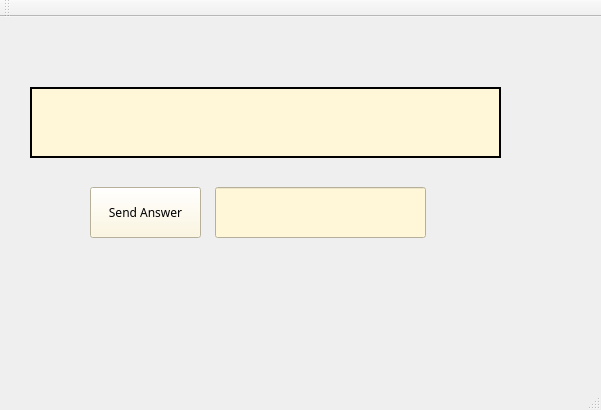
<?xml version="1.0" encoding="UTF-8"?>
<ui version="4.0">
 <class>NumericAnswerClass</class>
 <widget class="QMainWindow" name="NumericAnswerClass">
  <property name="geometry">
   <rect>
    <x>0</x>
    <y>0</y>
    <width>601</width>
    <height>410</height>
   </rect>
  </property>
  <property name="windowTitle">
   <string>NumericAnswer</string>
  </property>
  <property name="styleSheet">
   <string notr="true"/>
  </property>
  <widget class="QWidget" name="centralWidget">
   <property name="styleSheet">
    <string notr="true">border-image: url(:/Poze/Resources/blank.jpg);</string>
   </property>
   <widget class="QLineEdit" name="answer">
    <property name="geometry">
     <rect>
      <x>215</x>
      <y>170</y>
      <width>211</width>
      <height>51</height>
     </rect>
    </property>
    <property name="styleSheet">
     <string notr="true">border-image: transparent;
background-color: rgb(255, 247, 216);</string>
    </property>
    <property name="frame">
     <bool>true</bool>
    </property>
   </widget>
   <widget class="QPushButton" name="sendAnswer">
    <property name="geometry">
     <rect>
      <x>90</x>
      <y>170</y>
      <width>111</width>
      <height>51</height>
     </rect>
    </property>
    <property name="font">
     <font>
      <family>Segoe Print</family>
     </font>
    </property>
    <property name="styleSheet">
     <string notr="true">border-image: transparent;
background-color: rgb(255, 247, 216);</string>
    </property>
    <property name="text">
     <string>Send Answer</string>
    </property>
   </widget>
   <widget class="QLabel" name="Question">
    <property name="geometry">
     <rect>
      <x>30</x>
      <y>70</y>
      <width>471</width>
      <height>71</height>
     </rect>
    </property>
    <property name="font">
     <font>
      <family>Segoe Print</family>
     </font>
    </property>
    <property name="styleSheet">
     <string notr="true">border-image: transparent;
background-color: rgb(255, 247, 216);</string>
    </property>
    <property name="frameShape">
     <enum>QFrame::Box</enum>
    </property>
    <property name="lineWidth">
     <number>2</number>
    </property>
    <property name="midLineWidth">
     <number>2</number>
    </property>
    <property name="text">
     <string/>
    </property>
   </widget>
  </widget>
  <widget class="QMenuBar" name="menuBar">
   <property name="geometry">
    <rect>
     <x>0</x>
     <y>0</y>
     <width>601</width>
     <height>26</height>
    </rect>
   </property>
  </widget>
  <widget class="QToolBar" name="mainToolBar">
   <attribute name="toolBarArea">
    <enum>TopToolBarArea</enum>
   </attribute>
   <attribute name="toolBarBreak">
    <bool>false</bool>
   </attribute>
  </widget>
  <widget class="QStatusBar" name="statusBar"/>
 </widget>
 <layoutdefault spacing="6" margin="11"/>
 <resources>
  <include location="Registration.qrc"/>
 </resources>
 <connections/>
</ui>
